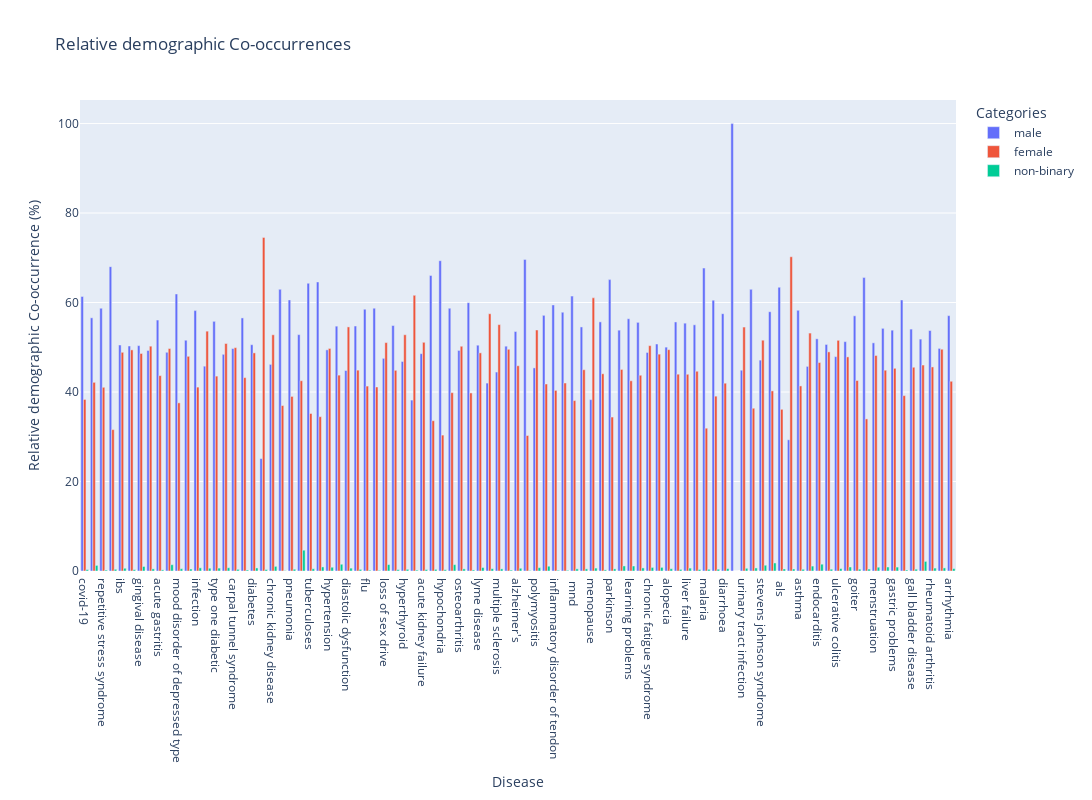

This figure's notebook cell:
### Code cell
# Now, use Plotly Express to create the visualization
fig = px.bar(
    counts_df,
    x="disease",
    y="normalized_by_demo_mentions",
    color="demographic",
    barmode="group",
    title="Relative demographic Co-occurrences",
)

# Customizing the layout
fig.update_layout(
    xaxis_title="Disease",
    yaxis_title="Relative demographic Co-occurrence (%)",
    legend_title="Categories",
    autosize=False,
    width=1400,
    height=800,
)

fig.update_xaxes(categoryorder="total descending")
fig.show()

### Figure 1 — Plotly figure (JSON) as saved in the notebook; plotly's stock layout.template omitted (floating-point values rounded to 4 significant figures)
{"data": [{"alignmentgroup": "True", "hovertemplate": "demographic=male<br>disease=%{x}<br>normalized_by_demo_mentions=%{y}<extra></extra>", "legendgroup": "male", "marker": {"color": "#636efa", "pattern": {"shape": ""}}, "name": "male", "offsetgroup": "male", "orientation": "v", "showlegend": true, "textposition": "auto", "type": "bar", "x": ["hiv/aids", "covid-19", "takotsubo cardiomyopathy", "tuberculoses", "endocarditis", "syphilis", "hypertension", "sarcoidoses", "hepatitis b", "ulcerative colitis", "crohn’s disease", "chagas disease", "diastolic dysfunction", "goiter", "arthritis", "repetitive stress syndrome", "flu", "suicide", "visual anomalies", "loss of sex drive", "menstruation", "perforated ulcer", "ibs", "acne", "achilles tendinitis", "bipolar disorder", "hyperthyroid", "hypothyroid", "acute kidney failure", "deafness", "hypochondria", "gingival disease", "disability", "osteoarthritis", " mi ", "lyme disease", "labyrinthitis", "fibromyalgia", "multiple sclerosis", "acute gastritis", "muscle inflammation", "alzheimer's", "gastric problems", "oesophageal ulcer", "polymyositis", "bronchitis", "parkinson's disease", "restless legs syndrome", "inflammatory disorder of tendon", "mood disorder of depressed type", "sinus infection", " mnd ", "permanent nerve damage", "gall bladder disease", "infection", "91302008", "menopause", "eczema", "type two diabetic", "type one diabetic", "parkinson", "cardiovascular disease", "learning problems", "dementia", "chronic fatigue syndrome", "coronary artery disease", "upper respiratory infection", "alopecia", "sexual dysfunction", "nerve damage", "carpal tunnel syndrome", "liver failure", "tinnitus", "malaria", "phlebitis", "diarrhoea", "vision problems", "aortic aneurysem", "urinary tract infection", "psychosis", "rheumatoid arthritis", "diabetes", "stevens johnson syndrome", "mental illness", "pancreatitis", "adenomyosis", " als ", "chronic kidney disease", "endometriosis", "asthma", "lupus", "pneumonia", "arrhythmia"], "xaxis": "x", "y": [52.82, 61.36, 45.73, 64.3, 51.89, 64.6, 49.43, 50.63, 54.72, 47.91, 51.26, 56.58, 44.81, 57.03, 54.75, 58.73, 58.51, 65.58, 58.74, 47.52, 50.99, 68.02, 50.51, 54.85, 50.29, 54.23, 46.83, 38.2, 48.57, 66.05, 69.35, 50.37, 58.72, 49.3, 59.98, 50.46, 49.28, 42.0, 44.47, 56.09, 50.24, 53.52, 53.82, 69.63, 45.39, 60.58, 57.14, 48.88, 59.47, 61.91, 57.84, 61.43, 51.57, 54.06, 58.19, 54.54, 38.3, 55.68, 45.77, 55.8, 65.12, 53.82, 56.37, 55.57, 48.84, 50.73, 48.43, 50.03, 51.83, 55.66, 49.71, 55.39, 55.02, 67.71, 60.53, 57.51, 56.56, 100, 44.88, 62.94, 53.74, 50.57, 47.13, 57.95, 49.75, 25.12, 63.41, 46.17, 29.32, 58.25, 62.94, 60.59, 57.07], "yaxis": "y"}, {"alignmentgroup": "True", "hovertemplate": "demographic=female<br>disease=%{x}<br>normalized_by_demo_mentions=%{y}<extra></extra>", "legendgroup": "female", "marker": {"color": "#EF553B", "pattern": {"shape": ""}}, "name": "female", "offsetgroup": "female", "orientation": "v", "showlegend": true, "textposition": "auto", "type": "bar", "x": ["hiv/aids", "covid-19", "takotsubo cardiomyopathy", "tuberculoses", "endocarditis", "syphilis", "hypertension", "sarcoidoses", "hepatitis b", "ulcerative colitis", "crohn’s disease", "chagas disease", "diastolic dysfunction", "goiter", "arthritis", "repetitive stress syndrome", "flu", "suicide", "visual anomalies", "loss of sex drive", "menstruation", "perforated ulcer", "ibs", "acne", "achilles tendinitis", "bipolar disorder", "hyperthyroid", "hypothyroid", "acute kidney failure", "deafness", "hypochondria", "gingival disease", "disability", "osteoarthritis", " mi ", "lyme disease", "labyrinthitis", "fibromyalgia", "multiple sclerosis", "acute gastritis", "muscle inflammation", "alzheimer's", "gastric problems", "oesophageal ulcer", "polymyositis", "bronchitis", "parkinson's disease", "restless legs syndrome", "inflammatory disorder of tendon", "mood disorder of depressed type", "sinus infection", " mnd ", "permanent nerve damage", "gall bladder disease", "infection", "91302008", "menopause", "eczema", "type two diabetic", "type one diabetic", "parkinson", "cardiovascular disease", "learning problems", "dementia", "chronic fatigue syndrome", "coronary artery disease", "upper respiratory infection", "alopecia", "sexual dysfunction", "nerve damage", "carpal tunnel syndrome", "liver failure", "tinnitus", "malaria", "phlebitis", "diarrhoea", "vision problems", "aortic aneurysem", "urinary tract infection", "psychosis", "rheumatoid arthritis", "diabetes", "stevens johnson syndrome", "mental illness", "pancreatitis", "adenomyosis", " als ", "chronic kidney disease", "endometriosis", "asthma", "lupus", "pneumonia", "arrhythmia"], "xaxis": "x", "y": [42.53, 38.34, 53.17, 35.2, 46.59, 34.49, 49.74, 48.97, 43.78, 51.56, 47.85, 42.17, 54.55, 42.57, 44.89, 41.06, 41.33, 33.99, 41.13, 51.04, 48.17, 31.6, 48.88, 44.85, 49.42, 44.87, 52.8, 61.6, 51.11, 33.59, 30.37, 48.61, 39.85, 50.23, 39.79, 48.75, 50.24, 57.5, 55.06, 43.67, 49.55, 45.87, 45.3, 30.28, 53.86, 39.19, 41.79, 49.72, 40.37, 37.58, 42.01, 38.09, 47.98, 45.53, 41.1, 44.98, 61.05, 44.08, 53.6, 43.55, 34.41, 45.05, 42.51, 43.75, 50.37, 48.46, 50.84, 49.46, 46.03, 43.99, 49.92, 43.96, 44.64, 31.91, 39.08, 41.97, 43.22, 0, 54.52, 36.38, 45.6, 48.75, 51.58, 40.25, 49.56, 74.56, 36.13, 52.79, 70.23, 41.36, 36.97, 39.02, 42.4], "yaxis": "y"}, {"alignmentgroup": "True", "hovertemplate": "demographic=non-binary<br>disease=%{x}<br>normalized_by_demo_mentions=%{y}<extra></extra>", "legendgroup": "non-binary", "marker": {"color": "#00cc96", "pattern": {"shape": ""}}, "name": "non-binary", "offsetgroup": "non-binary", "orientation": "v", "showlegend": true, "textposition": "auto", "type": "bar", "x": ["hiv/aids", "covid-19", "takotsubo cardiomyopathy", "tuberculoses", "endocarditis", "syphilis", "hypertension", "sarcoidoses", "hepatitis b", "ulcerative colitis", "crohn’s disease", "chagas disease", "diastolic dysfunction", "goiter", "arthritis", "repetitive stress syndrome", "flu", "suicide", "visual anomalies", "loss of sex drive", "menstruation", "perforated ulcer", "ibs", "acne", "achilles tendinitis", "bipolar disorder", "hyperthyroid", "hypothyroid", "acute kidney failure", "deafness", "hypochondria", "gingival disease", "disability", "osteoarthritis", " mi ", "lyme disease", "labyrinthitis", "fibromyalgia", "multiple sclerosis", "acute gastritis", "muscle inflammation", "alzheimer's", "gastric problems", "oesophageal ulcer", "polymyositis", "bronchitis", "parkinson's disease", "restless legs syndrome", "inflammatory disorder of tendon", "mood disorder of depressed type", "sinus infection", " mnd ", "permanent nerve damage", "gall bladder disease", "infection", "91302008", "menopause", "eczema", "type two diabetic", "type one diabetic", "parkinson", "cardiovascular disease", "learning problems", "dementia", "chronic fatigue syndrome", "coronary artery disease", "upper respiratory infection", "alopecia", "sexual dysfunction", "nerve damage", "carpal tunnel syndrome", "liver failure", "tinnitus", "malaria", "phlebitis", "diarrhoea", "vision problems", "aortic aneurysem", "urinary tract infection", "psychosis", "rheumatoid arthritis", "diabetes", "stevens johnson syndrome", "mental illness", "pancreatitis", "adenomyosis", " als ", "chronic kidney disease", "endometriosis", "asthma", "lupus", "pneumonia", "arrhythmia"], "xaxis": "x", "y": [4.65, 0.3016, 1.1, 0.4972, 1.521, 0.91, 0.8384, 0.3994, 1.508, 0.5336, 0.8889, 1.252, 0.6411, 0.4058, 0.359, 0.2152, 0.167, 0.4273, 0.133, 1.432, 0.8437, 0.3809, 0.6118, 0.2959, 0.295, 0.894, 0.3785, 0.2002, 0.3171, 0.3602, 0.2774, 1.013, 1.422, 0.4722, 0.2337, 0.7816, 0.4708, 0.5078, 0.4712, 0.2492, 0.2024, 0.6088, 0.8752, 0.09616, 0.7448, 0.2304, 1.07, 1.405, 0.1603, 0.5121, 0.1501, 0.4804, 0.4474, 0.4045, 0.7094, 0.4742, 0.6527, 0.2469, 0.6244, 0.6484, 0.4725, 1.129, 1.116, 0.6872, 0.7964, 0.811, 0.7309, 0.5031, 2.143, 0.3566, 0.369, 0.6482, 0.3407, 0.3788, 0.3945, 0.5221, 0.2254, 0, 0.6026, 0.6803, 0.6555, 0.6793, 1.289, 1.799, 0.6906, 0.3213, 0.4542, 1.037, 0.4422, 0.3849, 0.08305, 0.3943, 0.5289], "yaxis": "y"}], "layout": {"autosize": false, "barmode": "group", "height": 800, "legend": {"title": {"text": "Categories"}, "tracegroupgap": 0}, "title": {"text": "Relative demographic Co-occurrences"}, "width": 1400, "xaxis": {"anchor": "y", "categoryorder": "total descending", "domain": [0, 1], "title": {"text": "Disease"}}, "yaxis": {"anchor": "x", "domain": [0, 1], "title": {"text": "Relative demographic Co-occurrence (%)"}}}}
